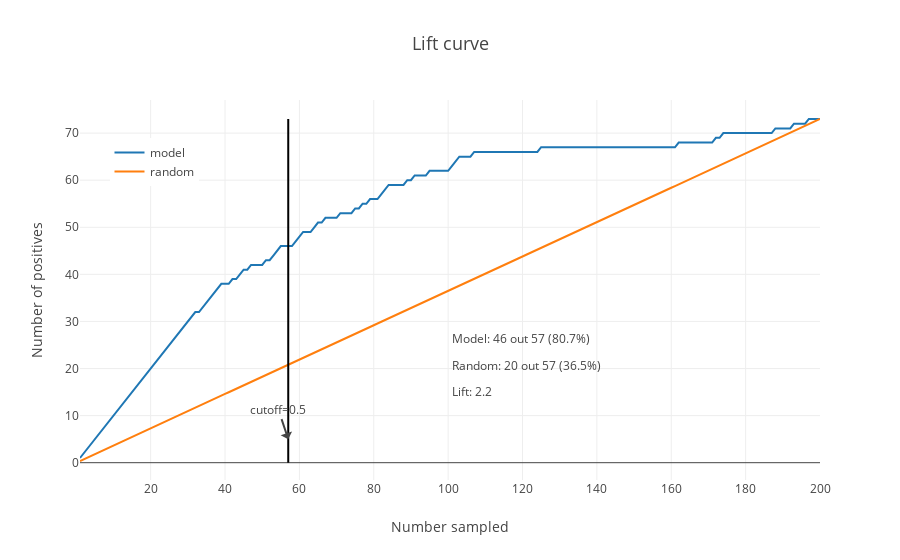

Notebook cell for this chart:
### Code cell
explainer.plot_lift_curve(cutoff=0.5)

### Figure 1 — Plotly figure (JSON) as saved in the notebook; plotly's stock layout.template omitted (floating-point values rounded to 4 significant figures; data arrays with more than 128 entries replaced by an {"elided": "..."} marker saying what was removed)
{"data": [{"hoverinfo": "text", "name": "model", "text": {"elided": "200 str values"}, "type": "scatter", "x": {"elided": "200 int values"}, "y": {"elided": "200 int values"}}, {"hoverinfo": "text", "name": "random", "text": {"elided": "200 str values"}, "type": "scatter", "x": {"elided": "200 int values"}, "y": {"elided": "200 float values"}}], "layout": {"annotations": [{"text": "cutoff=0.5", "x": 57, "y": 5, "yref": "y"}, {"align": "right", "showarrow": false, "text": "Model: 46 out 57 (80.7%)", "x": 0.5, "xanchor": "left", "xref": "paper", "y": 0.4, "yanchor": "top", "yref": "paper"}, {"align": "right", "showarrow": false, "text": "Random: 20 out 57 (36.5%)", "x": 0.5, "xanchor": "left", "xref": "paper", "y": 0.33, "yanchor": "top", "yref": "paper"}, {"align": "right", "showarrow": false, "text": "Lift: 2.2", "x": 0.5, "xanchor": "left", "xref": "paper", "y": 0.26, "yanchor": "top", "yref": "paper"}], "hovermode": "x", "legend": {"x": 0.1, "xanchor": "center", "y": 0.9}, "plot_bgcolor": "#fff", "shapes": [{"type": "line", "x0": 57, "x1": 57, "xref": "x", "y0": 0, "y1": 73, "yref": "y"}], "title": {"font": {"size": 18}, "text": "Lift curve", "x": 0.5}, "xaxis": {"spikemode": "across", "title": {"text": "Number sampled"}}, "yaxis": {"title": {"text": "Number of positives"}}}}
